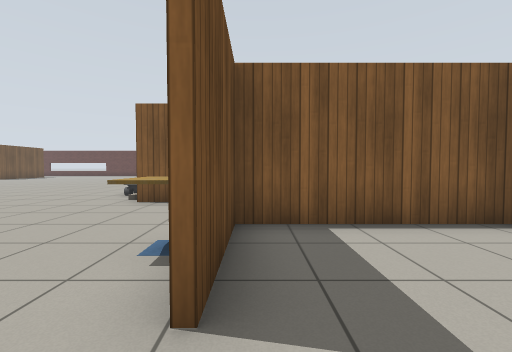
[1] (above)

24 first-person views from a walk through a world built for the Gazebo simulator. The camera is 0.9 m above the floor, tilts 2° down and sees 90° across. The floor is counted in squares, 1 m on a side. Each view is taken from the middle of a square. On the plan, view 1 faces up. The plan holds only what a view shows up to about 10 squares ahead; the rest is blank. Robots are left out. Gazebo's built-in surfaces are drawn with simple patterns. Simple shapes stand in for some stock models.

[2]
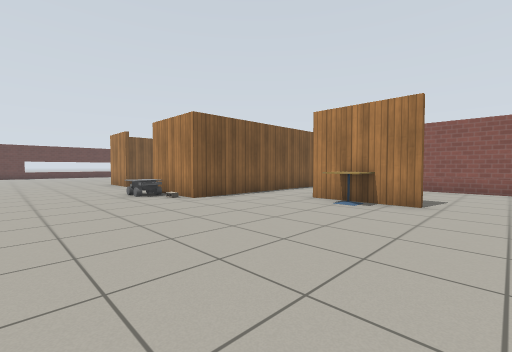

[3]
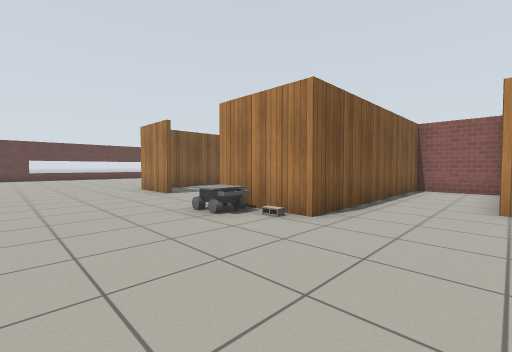

[4]
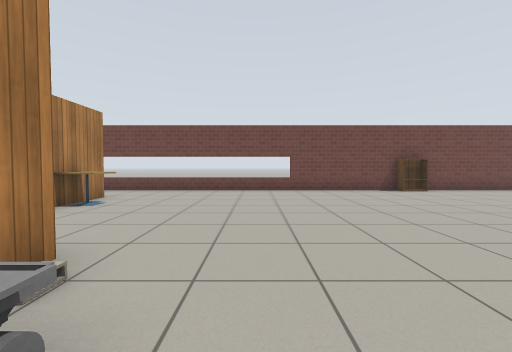

[5]
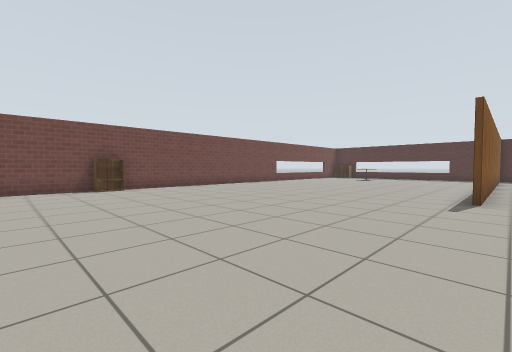

[6]
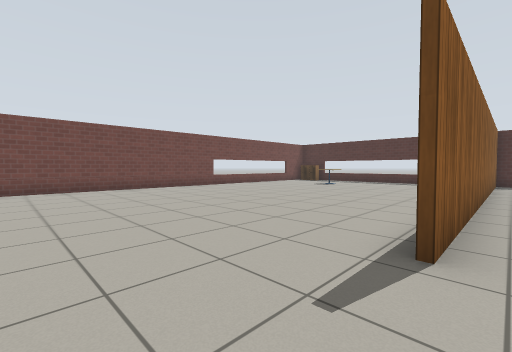

[7]
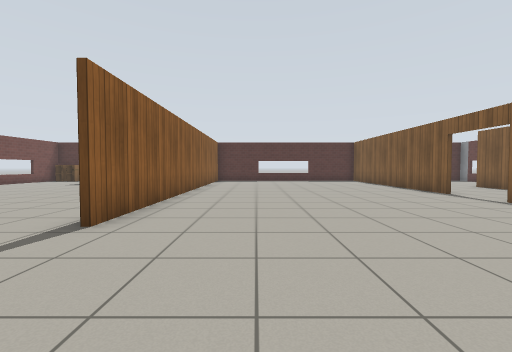

[8]
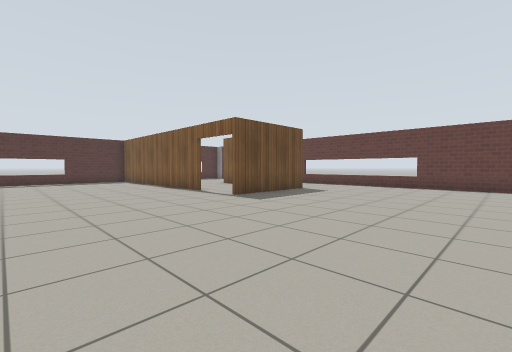

[9]
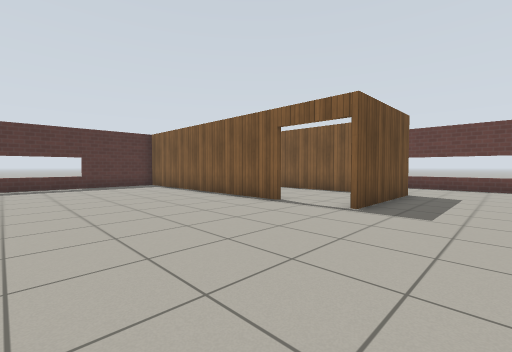

[10]
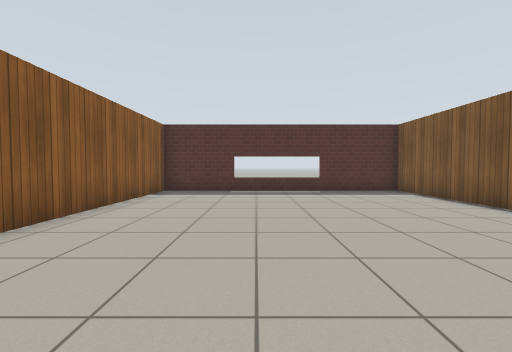

[11]
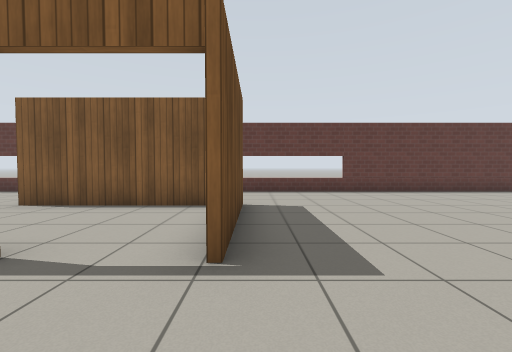

[12]
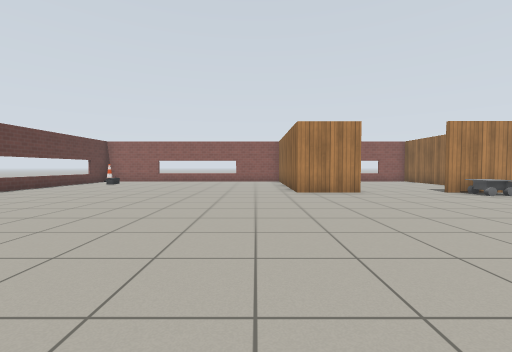

[13]
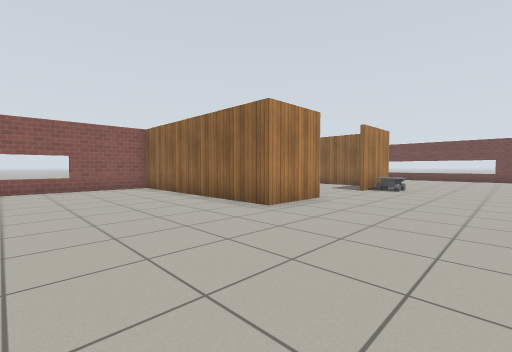

[14]
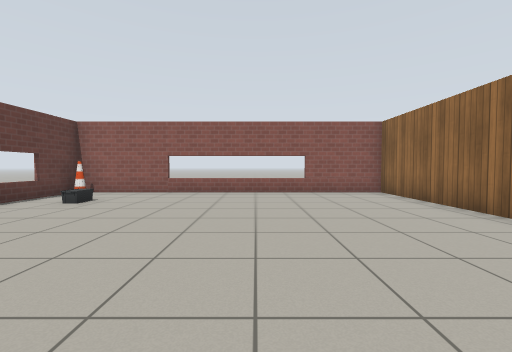

[15]
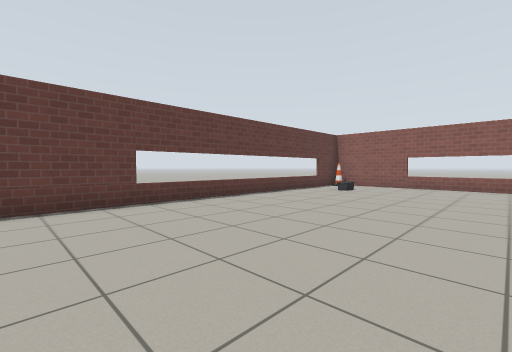

[16]
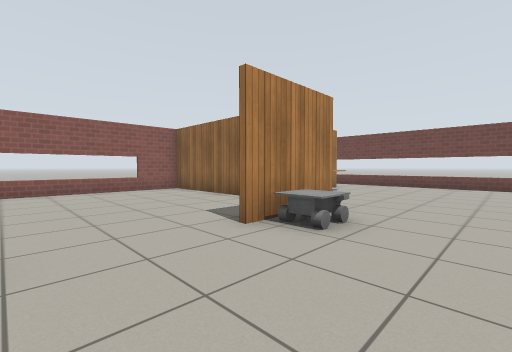

[17]
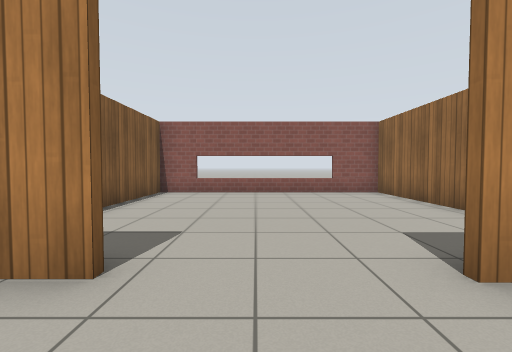

[18]
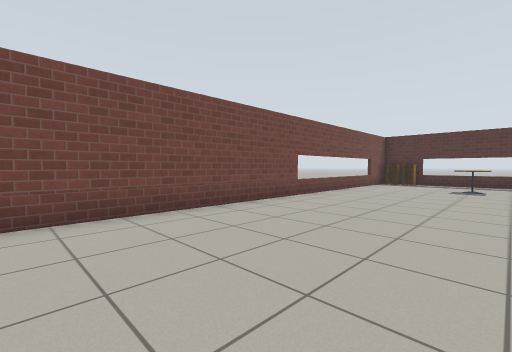

[19]
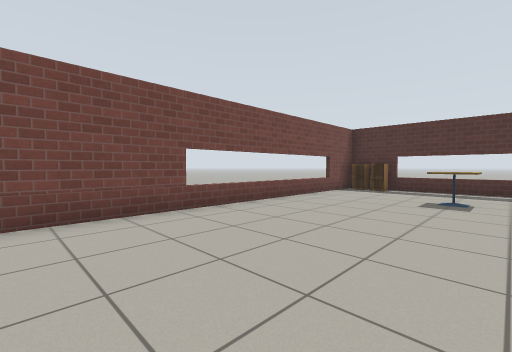

[20]
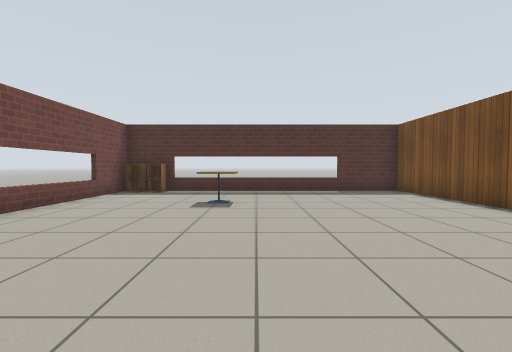

[21]
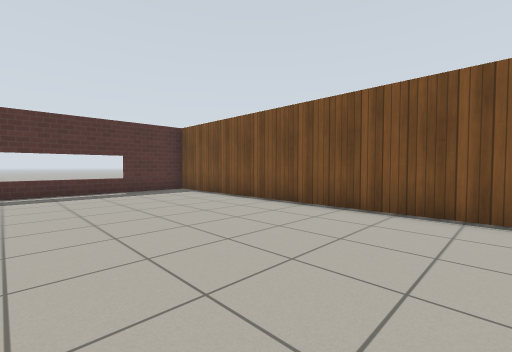

[22]
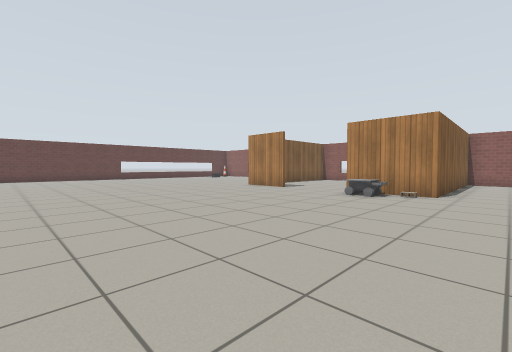

[23]
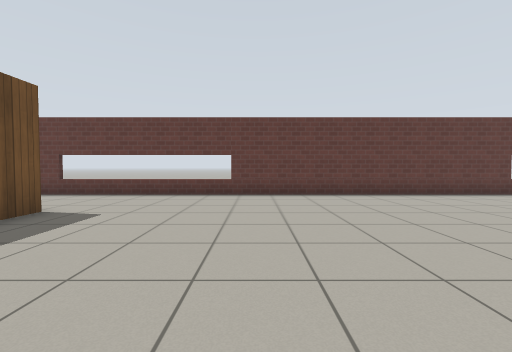

[24]
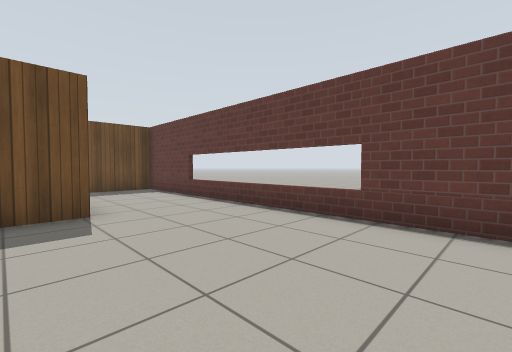

### Floor plan
Points are (right, up) in squares from view 1. A wall is a line through its corners. A room is listed if a view was taken in it or the views show most of it. See-through windows are left out.
Room 1 (view 1)
walls: (4.1, -0.1) (4.1, 2.4); (-0.6, -0.9) (0.9, -0.9); (4.1, 4) (-0.3, 4) (-0.3, 1.4)
ways out: opening at (0, 0.5) to room 2
Room 2 (views 2, 3, 4, 5, 6, 7, 8, 9, 10, 11, 12, 13, 14, 15, 16, 17, 18, 19, 20, 21, 22, 23, 24)
walls: (-18.9, 9.4) (-28.7, 9.4) (-28.7, -0.9) (-0.6, -0.9); (-3, 12.2) (-3, 14.5) (4.1, 14.5); (-20.5, 18.4) (-28.7, 18.4) (-28.7, 9.5) (-15.7, 9.5); (-18.3, 22.3) (-18.3, 18.3); (0, 6.7) (4.1, 6.7); (-5, 25.3) (-15.1, 25.3); (-19.9, 25.3) (-22.9, 25.3); (-0.5, 1.4) (-0.5, 4.2); (4.1, 14.4) (0.6, 14.4); (4.1, 6.5) (-3, 6.5) (-3, 9.4); (-23.4, 24.9) (-23.4, 23.1); (4.1, 4.1) (4.1, 24.5)
ways out: opening at (0, 0.5) to room 1; open door at (-19.5, 18.5)
objects: cabinet (-28, 0); cafe table (-26, 3) to (-25, 3); bookshelf (-11, -1); other object (-4, 8) to (-4, 9); cafe table (-1, 3); other object (2, 24); cone (4, 25)

Where each view was taken, in squares from view 1:
view 1: 0 up, 0 right, facing up
view 2: 0 up, 7 left, facing up-right
view 3: 4 up, 7 left, facing up-right
view 4: 9 up, 5 left, facing down
view 5: 10 up, 8 left, facing down-left
view 6: 10 up, 13 left, facing down-left
view 7: 12 up, 12 left, facing left
view 8: 13 up, 12 left, facing up-left
view 9: 13 up, 16 left, facing up-left
view 10: 13 up, 19 left, facing left
view 11: 16 up, 18 left, facing up
view 12: 16 up, 12 left, facing right
view 13: 19 up, 7 left, facing down-right
view 14: 19 up, 5 left, facing right
view 15: 19 up, 8 left, facing up-right
view 16: 12 up, 6 left, facing down-right
view 17: 11 up, 5 left, facing right
view 18: 4 up, 14 left, facing down-left
view 19: 4 up, 18 left, facing down-left
view 20: 4 up, 19 left, facing left
view 21: 4 up, 19 left, facing up-left
view 22: 5 up, 12 left, facing up-right
view 23: 17 up, 14 left, facing up
view 24: 21 up, 13 left, facing up-left
